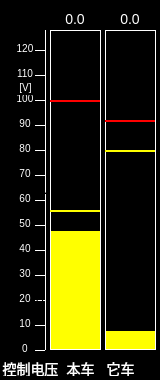
<?xml version="1.0" encoding="UTF-8"?>
<ui version="4.0">
 <class>CtrlControlVoltage</class>
 <widget class="QWidget" name="CtrlControlVoltage">
  <property name="geometry">
   <rect>
    <x>0</x>
    <y>0</y>
    <width>160</width>
    <height>380</height>
   </rect>
  </property>
  <property name="windowTitle">
   <string>Form</string>
  </property>
  <property name="styleSheet">
   <string notr="true">QWidget
{
	background-color:black;
border:1px solid transparent;
}</string>
  </property>
  <widget class="QLabel" name="label_8">
   <property name="geometry">
    <rect>
     <x>15</x>
     <y>40</y>
     <width>20</width>
     <height>17</height>
    </rect>
   </property>
   <property name="styleSheet">
    <string notr="true">font:10px;color:white</string>
   </property>
   <property name="text">
    <string>120</string>
   </property>
   <property name="alignment">
    <set>Qt::AlignCenter</set>
   </property>
  </widget>
  <widget class="QLabel" name="L1_36">
   <property name="geometry">
    <rect>
     <x>45</x>
     <y>30</y>
     <width>1</width>
     <height>320</height>
    </rect>
   </property>
   <property name="styleSheet">
    <string notr="true">border:1px solid white;</string>
   </property>
   <property name="text">
    <string>0.0</string>
   </property>
   <property name="alignment">
    <set>Qt::AlignCenter</set>
   </property>
  </widget>
  <widget class="QLabel" name="label_2">
   <property name="geometry">
    <rect>
     <x>15</x>
     <y>340</y>
     <width>20</width>
     <height>17</height>
    </rect>
   </property>
   <property name="styleSheet">
    <string notr="true">font:10px;color:white</string>
   </property>
   <property name="text">
    <string>0</string>
   </property>
   <property name="alignment">
    <set>Qt::AlignCenter</set>
   </property>
  </widget>
  <widget class="QLabel" name="L1_22">
   <property name="geometry">
    <rect>
     <x>35</x>
     <y>150</y>
     <width>10</width>
     <height>1</height>
    </rect>
   </property>
   <property name="styleSheet">
    <string notr="true">border:1px solid white;</string>
   </property>
   <property name="text">
    <string/>
   </property>
   <property name="alignment">
    <set>Qt::AlignCenter</set>
   </property>
  </widget>
  <widget class="QLabel" name="label">
   <property name="geometry">
    <rect>
     <x>60</x>
     <y>360</y>
     <width>41</width>
     <height>17</height>
    </rect>
   </property>
   <property name="styleSheet">
    <string notr="true">color:white;
font:14px;</string>
   </property>
   <property name="text">
    <string>本车</string>
   </property>
   <property name="alignment">
    <set>Qt::AlignCenter</set>
   </property>
  </widget>
  <widget class="QLabel" name="LBLValue">
   <property name="geometry">
    <rect>
     <x>55</x>
     <y>10</y>
     <width>40</width>
     <height>17</height>
    </rect>
   </property>
   <property name="styleSheet">
    <string notr="true">color:white;font:14px;</string>
   </property>
   <property name="text">
    <string>0.0</string>
   </property>
   <property name="alignment">
    <set>Qt::AlignCenter</set>
   </property>
  </widget>
  <widget class="QLabel" name="L1_27">
   <property name="geometry">
    <rect>
     <x>35</x>
     <y>100</y>
     <width>10</width>
     <height>1</height>
    </rect>
   </property>
   <property name="styleSheet">
    <string notr="true">border:1px solid white;</string>
   </property>
   <property name="text">
    <string/>
   </property>
   <property name="alignment">
    <set>Qt::AlignCenter</set>
   </property>
  </widget>
  <widget class="QLabel" name="label_7">
   <property name="geometry">
    <rect>
     <x>15</x>
     <y>90</y>
     <width>20</width>
     <height>17</height>
    </rect>
   </property>
   <property name="styleSheet">
    <string notr="true">font:10px;color:white</string>
   </property>
   <property name="text">
    <string>100</string>
   </property>
   <property name="alignment">
    <set>Qt::AlignCenter</set>
   </property>
  </widget>
  <widget class="QLabel" name="label_9">
   <property name="geometry">
    <rect>
     <x>15</x>
     <y>80</y>
     <width>21</width>
     <height>15</height>
    </rect>
   </property>
   <property name="styleSheet">
    <string notr="true">color:white;
font:10px;</string>
   </property>
   <property name="text">
    <string>[V]</string>
   </property>
   <property name="alignment">
    <set>Qt::AlignCenter</set>
   </property>
  </widget>
  <widget class="QLabel" name="label_4">
   <property name="geometry">
    <rect>
     <x>15</x>
     <y>290</y>
     <width>20</width>
     <height>17</height>
    </rect>
   </property>
   <property name="styleSheet">
    <string notr="true">font:10px;color:white</string>
   </property>
   <property name="text">
    <string>20</string>
   </property>
   <property name="alignment">
    <set>Qt::AlignCenter</set>
   </property>
  </widget>
  <widget class="QLabel" name="L1_32">
   <property name="geometry">
    <rect>
     <x>35</x>
     <y>50</y>
     <width>10</width>
     <height>1</height>
    </rect>
   </property>
   <property name="styleSheet">
    <string notr="true">border:1px solid white;</string>
   </property>
   <property name="text">
    <string/>
   </property>
   <property name="alignment">
    <set>Qt::AlignCenter</set>
   </property>
  </widget>
  <widget class="QLabel" name="label_6">
   <property name="geometry">
    <rect>
     <x>15</x>
     <y>140</y>
     <width>20</width>
     <height>17</height>
    </rect>
   </property>
   <property name="styleSheet">
    <string notr="true">font:10px;color:white</string>
   </property>
   <property name="text">
    <string>80</string>
   </property>
   <property name="alignment">
    <set>Qt::AlignCenter</set>
   </property>
  </widget>
  <widget class="QLabel" name="LBLBackground">
   <property name="geometry">
    <rect>
     <x>50</x>
     <y>30</y>
     <width>51</width>
     <height>320</height>
    </rect>
   </property>
   <property name="styleSheet">
    <string notr="true">background-color:yellow;border:1px solid white;</string>
   </property>
   <property name="text">
    <string/>
   </property>
   <property name="alignment">
    <set>Qt::AlignCenter</set>
   </property>
  </widget>
  <widget class="QLabel" name="L1">
   <property name="geometry">
    <rect>
     <x>35</x>
     <y>350</y>
     <width>10</width>
     <height>1</height>
    </rect>
   </property>
   <property name="styleSheet">
    <string notr="true">border:1px solid white;</string>
   </property>
   <property name="text">
    <string/>
   </property>
   <property name="alignment">
    <set>Qt::AlignCenter</set>
   </property>
  </widget>
  <widget class="QLabel" name="label_3">
   <property name="geometry">
    <rect>
     <x>15</x>
     <y>240</y>
     <width>20</width>
     <height>17</height>
    </rect>
   </property>
   <property name="styleSheet">
    <string notr="true">font:10px;color:white</string>
   </property>
   <property name="text">
    <string>40</string>
   </property>
   <property name="alignment">
    <set>Qt::AlignCenter</set>
   </property>
  </widget>
  <widget class="QLabel" name="LBLValueRect">
   <property name="geometry">
    <rect>
     <x>51</x>
     <y>31</y>
     <width>49</width>
     <height>200</height>
    </rect>
   </property>
   <property name="styleSheet">
    <string notr="true">border:1px solid transparent;</string>
   </property>
   <property name="text">
    <string/>
   </property>
   <property name="alignment">
    <set>Qt::AlignCenter</set>
   </property>
  </widget>
  <widget class="QLabel" name="L1_12">
   <property name="geometry">
    <rect>
     <x>35</x>
     <y>250</y>
     <width>10</width>
     <height>1</height>
    </rect>
   </property>
   <property name="styleSheet">
    <string notr="true">border:1px solid white;</string>
   </property>
   <property name="text">
    <string/>
   </property>
   <property name="alignment">
    <set>Qt::AlignCenter</set>
   </property>
  </widget>
  <widget class="QLabel" name="L1_17">
   <property name="geometry">
    <rect>
     <x>35</x>
     <y>200</y>
     <width>10</width>
     <height>1</height>
    </rect>
   </property>
   <property name="styleSheet">
    <string notr="true">border:1px solid white;</string>
   </property>
   <property name="text">
    <string/>
   </property>
   <property name="alignment">
    <set>Qt::AlignCenter</set>
   </property>
  </widget>
  <widget class="QLabel" name="label_5">
   <property name="geometry">
    <rect>
     <x>15</x>
     <y>190</y>
     <width>20</width>
     <height>17</height>
    </rect>
   </property>
   <property name="styleSheet">
    <string notr="true">font:10px;color:white</string>
   </property>
   <property name="text">
    <string>60</string>
   </property>
   <property name="alignment">
    <set>Qt::AlignCenter</set>
   </property>
  </widget>
  <widget class="QLabel" name="L1_9">
   <property name="geometry">
    <rect>
     <x>35</x>
     <y>300</y>
     <width>10</width>
     <height>1</height>
    </rect>
   </property>
   <property name="styleSheet">
    <string notr="true">border:1px solid white;</string>
   </property>
   <property name="text">
    <string>0.0</string>
   </property>
   <property name="alignment">
    <set>Qt::AlignCenter</set>
   </property>
  </widget>
  <widget class="QLabel" name="LBLBackground2">
   <property name="geometry">
    <rect>
     <x>105</x>
     <y>30</y>
     <width>51</width>
     <height>320</height>
    </rect>
   </property>
   <property name="styleSheet">
    <string notr="true">background-color:yellow;border:1px solid white;</string>
   </property>
   <property name="text">
    <string/>
   </property>
   <property name="alignment">
    <set>Qt::AlignCenter</set>
   </property>
  </widget>
  <widget class="QLabel" name="LBLValueRect2">
   <property name="geometry">
    <rect>
     <x>106</x>
     <y>31</y>
     <width>49</width>
     <height>300</height>
    </rect>
   </property>
   <property name="styleSheet">
    <string notr="true">border:1px solid transparent;</string>
   </property>
   <property name="text">
    <string/>
   </property>
   <property name="alignment">
    <set>Qt::AlignCenter</set>
   </property>
  </widget>
  <widget class="QLabel" name="LBLValue2">
   <property name="geometry">
    <rect>
     <x>110</x>
     <y>10</y>
     <width>40</width>
     <height>17</height>
    </rect>
   </property>
   <property name="styleSheet">
    <string notr="true">color:white;font:14px;</string>
   </property>
   <property name="text">
    <string>0.0</string>
   </property>
   <property name="alignment">
    <set>Qt::AlignCenter</set>
   </property>
  </widget>
  <widget class="QLabel" name="L1_13">
   <property name="geometry">
    <rect>
     <x>35</x>
     <y>275</y>
     <width>10</width>
     <height>1</height>
    </rect>
   </property>
   <property name="styleSheet">
    <string notr="true">border:1px solid white;</string>
   </property>
   <property name="text">
    <string/>
   </property>
   <property name="alignment">
    <set>Qt::AlignCenter</set>
   </property>
  </widget>
  <widget class="QLabel" name="L1_14">
   <property name="geometry">
    <rect>
     <x>35</x>
     <y>325</y>
     <width>10</width>
     <height>1</height>
    </rect>
   </property>
   <property name="styleSheet">
    <string notr="true">border:1px solid white;</string>
   </property>
   <property name="text">
    <string/>
   </property>
   <property name="alignment">
    <set>Qt::AlignCenter</set>
   </property>
  </widget>
  <widget class="QLabel" name="L1_15">
   <property name="geometry">
    <rect>
     <x>35</x>
     <y>225</y>
     <width>10</width>
     <height>1</height>
    </rect>
   </property>
   <property name="styleSheet">
    <string notr="true">border:1px solid white;</string>
   </property>
   <property name="text">
    <string/>
   </property>
   <property name="alignment">
    <set>Qt::AlignCenter</set>
   </property>
  </widget>
  <widget class="QLabel" name="L1_16">
   <property name="geometry">
    <rect>
     <x>35</x>
     <y>175</y>
     <width>10</width>
     <height>1</height>
    </rect>
   </property>
   <property name="styleSheet">
    <string notr="true">border:1px solid white;</string>
   </property>
   <property name="text">
    <string/>
   </property>
   <property name="alignment">
    <set>Qt::AlignCenter</set>
   </property>
  </widget>
  <widget class="QLabel" name="L1_18">
   <property name="geometry">
    <rect>
     <x>35</x>
     <y>125</y>
     <width>10</width>
     <height>1</height>
    </rect>
   </property>
   <property name="styleSheet">
    <string notr="true">border:1px solid white;</string>
   </property>
   <property name="text">
    <string/>
   </property>
   <property name="alignment">
    <set>Qt::AlignCenter</set>
   </property>
  </widget>
  <widget class="QLabel" name="L1_19">
   <property name="geometry">
    <rect>
     <x>35</x>
     <y>75</y>
     <width>10</width>
     <height>1</height>
    </rect>
   </property>
   <property name="styleSheet">
    <string notr="true">border:1px solid white;</string>
   </property>
   <property name="text">
    <string/>
   </property>
   <property name="alignment">
    <set>Qt::AlignCenter</set>
   </property>
  </widget>
  <widget class="QLabel" name="label_10">
   <property name="geometry">
    <rect>
     <x>15</x>
     <y>65</y>
     <width>20</width>
     <height>17</height>
    </rect>
   </property>
   <property name="styleSheet">
    <string notr="true">font:10px;color:white</string>
   </property>
   <property name="text">
    <string>110</string>
   </property>
   <property name="alignment">
    <set>Qt::AlignCenter</set>
   </property>
  </widget>
  <widget class="QLabel" name="label_11">
   <property name="geometry">
    <rect>
     <x>15</x>
     <y>115</y>
     <width>20</width>
     <height>17</height>
    </rect>
   </property>
   <property name="styleSheet">
    <string notr="true">font:10px;color:white</string>
   </property>
   <property name="text">
    <string>90</string>
   </property>
   <property name="alignment">
    <set>Qt::AlignCenter</set>
   </property>
  </widget>
  <widget class="QLabel" name="label_12">
   <property name="geometry">
    <rect>
     <x>15</x>
     <y>165</y>
     <width>20</width>
     <height>17</height>
    </rect>
   </property>
   <property name="styleSheet">
    <string notr="true">font:10px;color:white</string>
   </property>
   <property name="text">
    <string>70</string>
   </property>
   <property name="alignment">
    <set>Qt::AlignCenter</set>
   </property>
  </widget>
  <widget class="QLabel" name="label_13">
   <property name="geometry">
    <rect>
     <x>15</x>
     <y>215</y>
     <width>20</width>
     <height>17</height>
    </rect>
   </property>
   <property name="styleSheet">
    <string notr="true">font:10px;color:white</string>
   </property>
   <property name="text">
    <string>50</string>
   </property>
   <property name="alignment">
    <set>Qt::AlignCenter</set>
   </property>
  </widget>
  <widget class="QLabel" name="label_14">
   <property name="geometry">
    <rect>
     <x>15</x>
     <y>265</y>
     <width>20</width>
     <height>17</height>
    </rect>
   </property>
   <property name="styleSheet">
    <string notr="true">font:10px;color:white</string>
   </property>
   <property name="text">
    <string>30</string>
   </property>
   <property name="alignment">
    <set>Qt::AlignCenter</set>
   </property>
  </widget>
  <widget class="QLabel" name="label_15">
   <property name="geometry">
    <rect>
     <x>15</x>
     <y>315</y>
     <width>20</width>
     <height>17</height>
    </rect>
   </property>
   <property name="styleSheet">
    <string notr="true">font:10px;color:white</string>
   </property>
   <property name="text">
    <string>10</string>
   </property>
   <property name="alignment">
    <set>Qt::AlignCenter</set>
   </property>
  </widget>
  <widget class="QLabel" name="LBLredline1">
   <property name="geometry">
    <rect>
     <x>50</x>
     <y>100</y>
     <width>50</width>
     <height>2</height>
    </rect>
   </property>
   <property name="styleSheet">
    <string notr="true">border:4px solid red;</string>
   </property>
   <property name="text">
    <string/>
   </property>
   <property name="alignment">
    <set>Qt::AlignCenter</set>
   </property>
  </widget>
  <widget class="QLabel" name="LBLredline2">
   <property name="geometry">
    <rect>
     <x>105</x>
     <y>120</y>
     <width>50</width>
     <height>2</height>
    </rect>
   </property>
   <property name="styleSheet">
    <string notr="true">border:4px solid red;</string>
   </property>
   <property name="text">
    <string/>
   </property>
   <property name="alignment">
    <set>Qt::AlignCenter</set>
   </property>
  </widget>
  <widget class="QLabel" name="LBLyellowline2">
   <property name="geometry">
    <rect>
     <x>105</x>
     <y>150</y>
     <width>50</width>
     <height>2</height>
    </rect>
   </property>
   <property name="styleSheet">
    <string notr="true">border:4px solid yellow;</string>
   </property>
   <property name="text">
    <string/>
   </property>
   <property name="alignment">
    <set>Qt::AlignCenter</set>
   </property>
  </widget>
  <widget class="QLabel" name="LBLyellowline1">
   <property name="geometry">
    <rect>
     <x>50</x>
     <y>210</y>
     <width>50</width>
     <height>2</height>
    </rect>
   </property>
   <property name="styleSheet">
    <string notr="true">border:4px solid yellow;</string>
   </property>
   <property name="text">
    <string/>
   </property>
   <property name="alignment">
    <set>Qt::AlignCenter</set>
   </property>
  </widget>
  <widget class="QLabel" name="label_16">
   <property name="geometry">
    <rect>
     <x>100</x>
     <y>360</y>
     <width>41</width>
     <height>17</height>
    </rect>
   </property>
   <property name="styleSheet">
    <string notr="true">color:white;
font:14px;</string>
   </property>
   <property name="text">
    <string>它车</string>
   </property>
   <property name="alignment">
    <set>Qt::AlignCenter</set>
   </property>
  </widget>
  <widget class="QLabel" name="label_17">
   <property name="geometry">
    <rect>
     <x>0</x>
     <y>360</y>
     <width>61</width>
     <height>17</height>
    </rect>
   </property>
   <property name="styleSheet">
    <string notr="true">color:white;
font:14px;</string>
   </property>
   <property name="text">
    <string>控制电压</string>
   </property>
   <property name="alignment">
    <set>Qt::AlignCenter</set>
   </property>
  </widget>
 </widget>
 <resources/>
 <connections/>
</ui>
